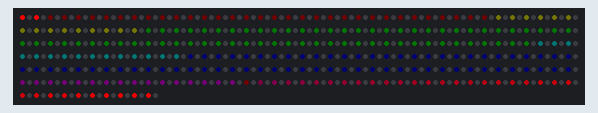
This sketch was run on a simulated Arduino Uno, built with avr-gcc and run on an emulated ATmega328P. Parts: 500 RGB LEDs in strip order, left to right, continuing on the next row.

Above: at 0.64 s.
At 4.8 s:
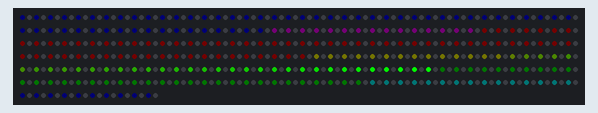
At 10.19 s:
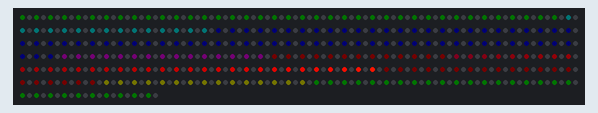
At 20.16 s:
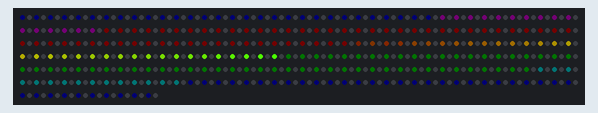
At 29.29 s:
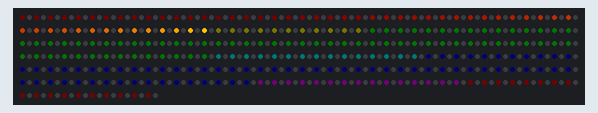
At 39.67 s:
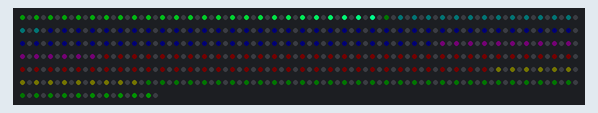

The sketch:

BallDuel_LED_Odd_Test.ino
```cpp
#include <Adafruit_NeoPixel.h>

#define DATA_PIN 2
#define LED_COUNT 500
uint8_t stripBrightness = 255;

Adafruit_NeoPixel strip(LED_COUNT, DATA_PIN, NEO_GRB + NEO_KHZ800);
uint32_t lastFrame = 0;

void setup() {
  strip.begin();
  strip.setBrightness(stripBrightness);
  strip.clear();
  strip.show();
}

void loop() {
  const uint32_t now = millis();
  if (now - lastFrame < 25) return;
  lastFrame = now;
  strip.setBrightness(stripBrightness);
  strip.clear();
  // Physical positions 1, 3, 5 ... 449 = zero-based indices 0, 2, 4 ... 448.
  const uint16_t activeCount = (LED_COUNT + 1) / 2;
  const uint16_t head = (now / 22) % activeCount;
  for (uint16_t pixel = 0; pixel < LED_COUNT; pixel += 2) {
    const uint16_t logical = pixel / 2;
    const uint16_t distance = (head + activeCount - logical) % activeCount;
    const uint16_t hue = (uint32_t)logical * 65536UL / activeCount + now * 9UL;
    // A moving rainbow, with a bright comet and a smoothly fading tail.
    const uint8_t level = distance < 35 ? 255 - distance * 6 : 28;
    strip.setPixelColor(pixel, strip.gamma32(strip.ColorHSV(hue, 235, level)));
  }
  strip.show();
}
```

Measured:
- what the display in image 0 shows lasts 0.5 s, from 0.4 s to 0.9 s
